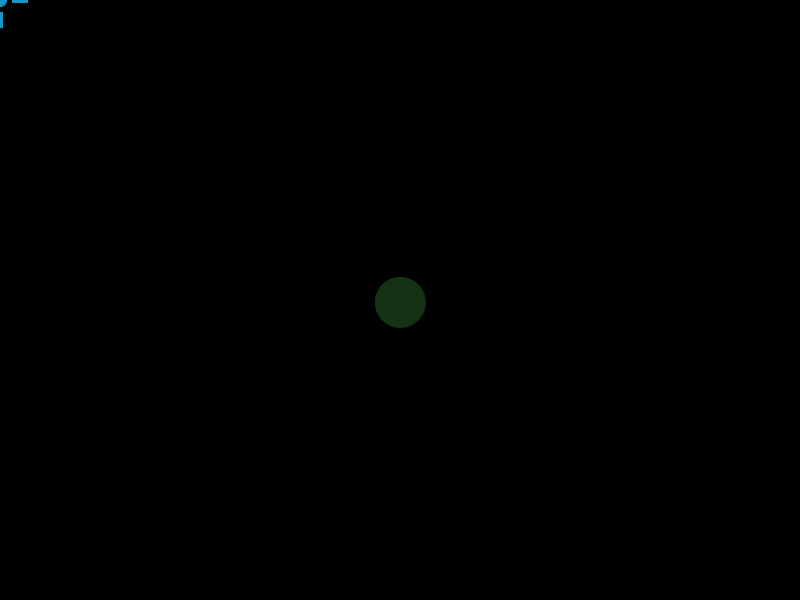
Frame 1 (no input)
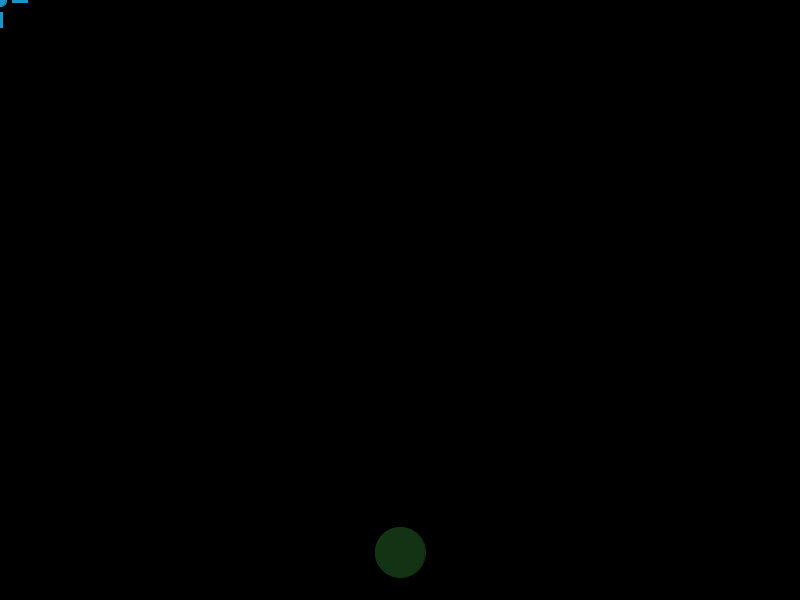
Frame 60 (the mouse pressed at the canvas centre just before this capture)
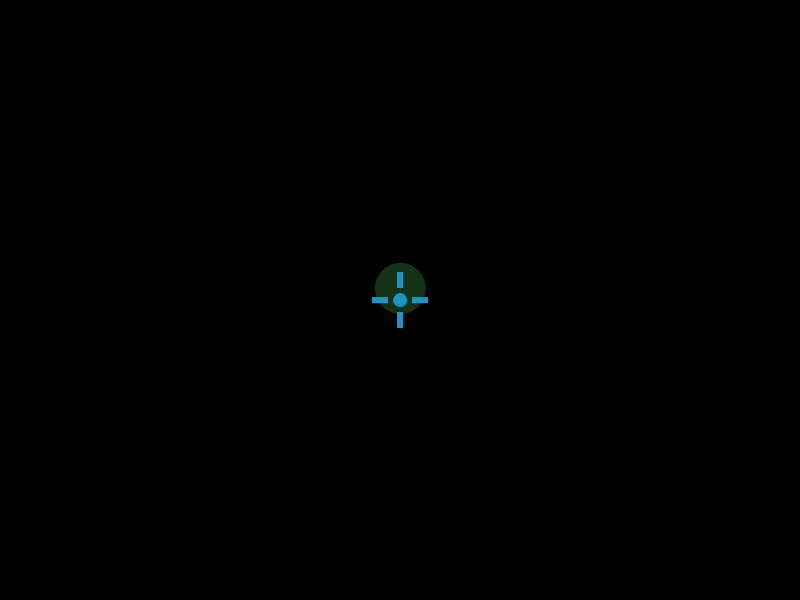
Frame 120 (the mouse held since frame 60 and released just before this capture)

The Processing sketch that drew these frames (run headless with seeded random() and noise(); from frame 60 on, the mouse is pressed at the canvas centre):

// Processing sketch: FunctionChallenge
// ── FunctionChallenge.pde
//declare variables
float x;
float y;
float diam;
float v;

void setup(){
  //set canvas size and background
  size(800,600);
  background(0);
  
  //initialize variables
  x = width/2;
  y = height/2;
  diam = 50;
  v = random(-7,7);
}

void draw(){
  background(0);
  //color ellipse
  stroke(20,50,20);
  fill(20,50,20);
  //call mouseGravity function
  gravity(.1);
  
  //draw ellipse
  ellipse(x,y,diam,diam);
  
  //draw crosshairs by calling "crosshair" function
  crosshair(50,mouseX,mouseY,25,150,200);
  
  //have ellipse bounce off of the canvas' floor
  if(y + diam/2 > height){
    y = height - diam/2;
    v = -v;
  }
  
  //set a given number to forty two, print it in the console, and answer the ultimate question by calling the "fortyTwo" function
  fortyTwo(9001);
}

//create gravity to create gravity with a given strength
void gravity(float g){
  //add gravity to velocity
  v += g;
  //add velocity to the ball's y-position
  y += v;
}

//create crosshair function to draw crosshairs at a given location
void crosshair(float d, float xi, float yi, float r, float g, float b){
  //color crosshairs
  stroke(r,g,b);
  fill(r,g,b);
  
  //draw center of crosshairs
  ellipse(xi,yi,d/4,d/4);
  
  //draw rectangles around crosshairs
  rectMode(CENTER);
  rect(xi, yi + 20, 5, 15);
  rect(xi, yi - 20, 5, 15);
  rect(xi + 20, yi, 15, 5);
  rect(xi - 20, yi, 15, 5);
}

//create fortyTwo function to set a given number to forty two in a circuitious way
void fortyTwo(float num){
  println("What do you get when you multiply six by nine?");
  
  //use an overly circuitous route to set the function to print 42
  num /= num;
  num = num * 60;
  num = num * 7;
  num = num / 10;
  println(num);
  
  println("'I always thought there was something fundamentaly wrong with the universe...'");
}
